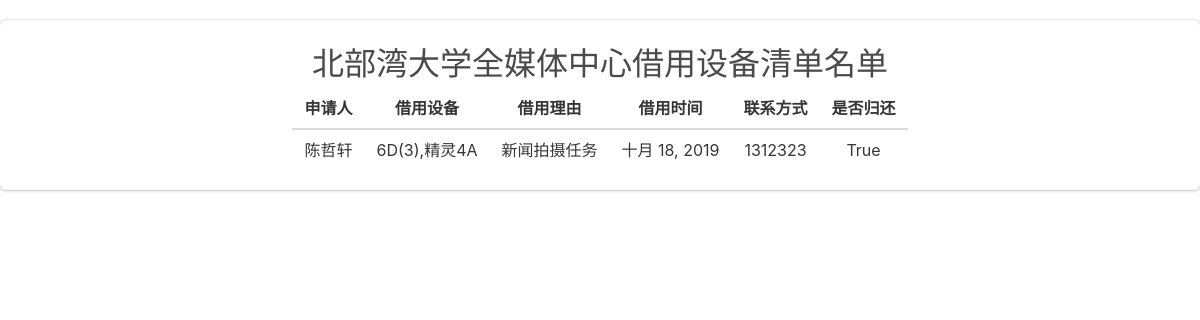
/show_orders/, run on an earlier commit of the app's database.
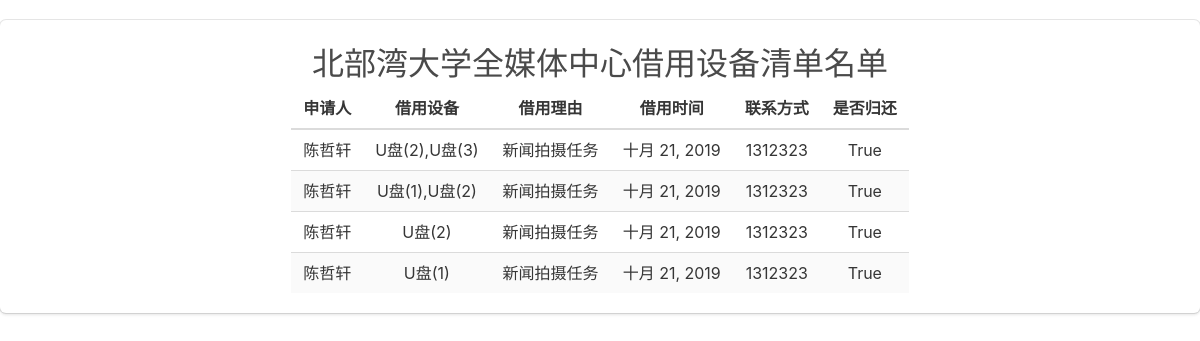
And on a later commit of the database.
### manager/models.py (models this page shows, shortened)
class RentOrder(models.Model):
    name = models.CharField(verbose_name="申请人", max_length=10)
    tools = models.TextField(verbose_name="借用设备")
    regard = models.TextField(verbose_name="借用事由")
    phone = models.IntegerField(verbose_name="电话号码")
    date = models.DateField(verbose_name="借出日期")
    is_returned = models.BooleanField(verbose_name="是否归还", default=False)
    class Meta:
        verbose_name_plural = "借用订单管理"

### manager/views.py (the view)
# urls.py: path('show_orders/', views.show_orders),
def show_orders(request):
    Orders = RentOrder.objects.all()
    return render(request, "all_orders.html", {"orders": Orders})

### manager/templates/all_orders.html (shortened to what this page needs)
{%load static%}
<!DOCTYPE html>
<html lang="en">
<head>
    <link rel="stylesheet" href={%static "css/bulma.min.css" %}>
    <link href={%static "css/xlstablefilter.css" %} rel="stylesheet" type="text/css">
    <link href={%static "css/jquery-ui.min.css" %} rel="stylesheet" type="text/css">
</head>
<body>
    <div class="box" style="width:auto;margin: 0 auto; margin-top: 20px">
        <p class="is-size-3" style="text-align: center">北部湾大学全媒体中心借用设备清单名单</p>
        <center>
            <table class="table is-striped" id="orders">
                <thead>
                    <tr>
                        <th style="text-align: center;">申请人</th>
                        <th style="text-align: center;">借用设备</th>
                        <th style="text-align: center;">借用理由</th>
                        <th style="text-align: center;">借用时间</th>
                        <th style="text-align: center;">联系方式</th>
                        <th style="text-align: center;">是否归还</th>
                    </tr>
                </thead>
                {% for i in orders %}
                <tr>
                    <td style="text-align: center;">{{i.name}}</td>
                    <td style="text-align: center;">{{i.tools}}</td>
                    <td style="text-align: center;">{{i.regard}}</td>
                    <td style="text-align: center;">{{i.date}}</td>
                    <td style="text-align: center;">{{i.phone}}</td>
                    <td style="text-align: center;">{{i.is_returned}}</td>
                </tr>
                {% endfor %}
            </table>
        </center>
    </div>
</body>
</html>

### manager/static/css/xlstablefilter.css (style rules this page uses)
.xlsFilterHeader { cursor: pointer !important; }

What changed in the data, as far as the page shows it:
removed RentOrder: name "陈哲轩", tools "6D(3),精灵4A", regard "新闻拍摄任务", date "十月 18, 2019", phone "1312323", is_returned "True"
added RentOrder: name "陈哲轩", tools "U盘(2),U盘(3)", regard "新闻拍摄任务", date "十月 21, 2019", phone "1312323", is_returned "True"
added RentOrder: name "陈哲轩", tools "U盘(1),U盘(2)", regard "新闻拍摄任务", date "十月 21, 2019", phone "1312323", is_returned "True"
added RentOrder: name "陈哲轩", tools "U盘(2)", regard "新闻拍摄任务", date "十月 21, 2019", phone "1312323", is_returned "True"
added RentOrder: name "陈哲轩", tools "U盘(1)", regard "新闻拍摄任务", date "十月 21, 2019", phone "1312323", is_returned "True"
